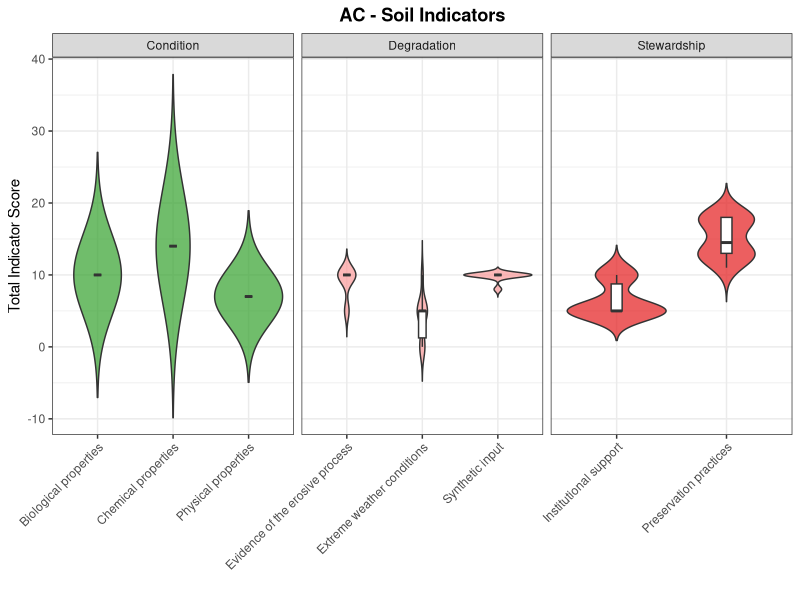
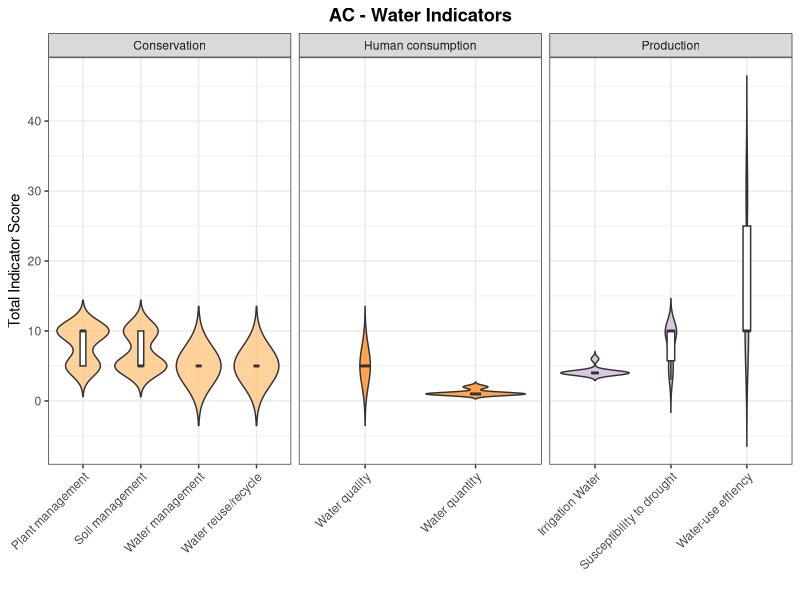
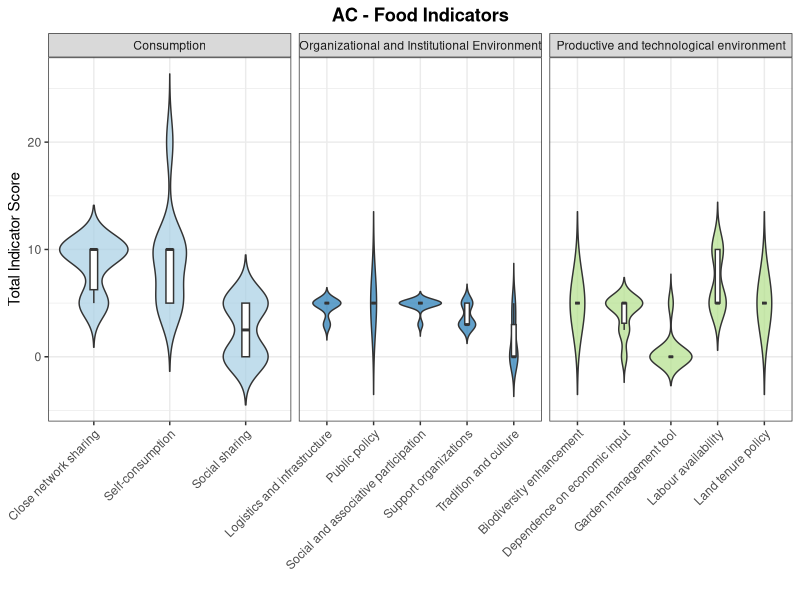
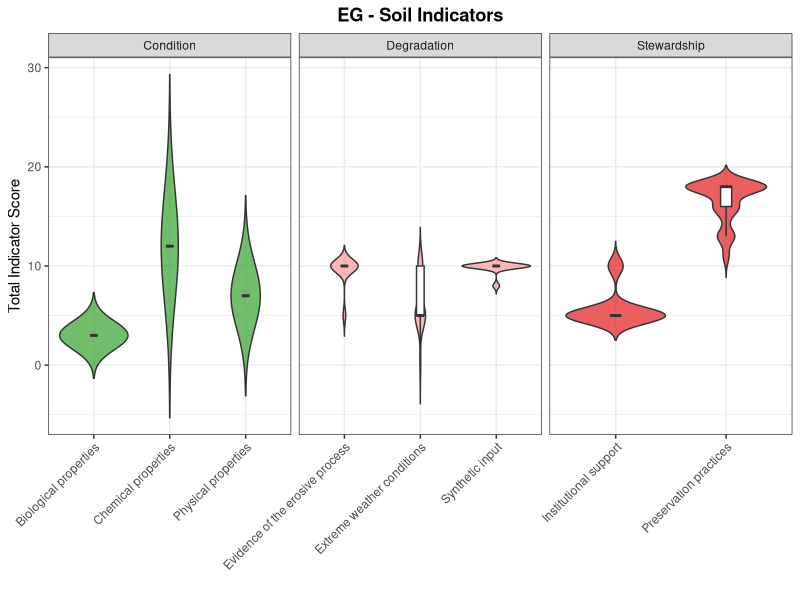
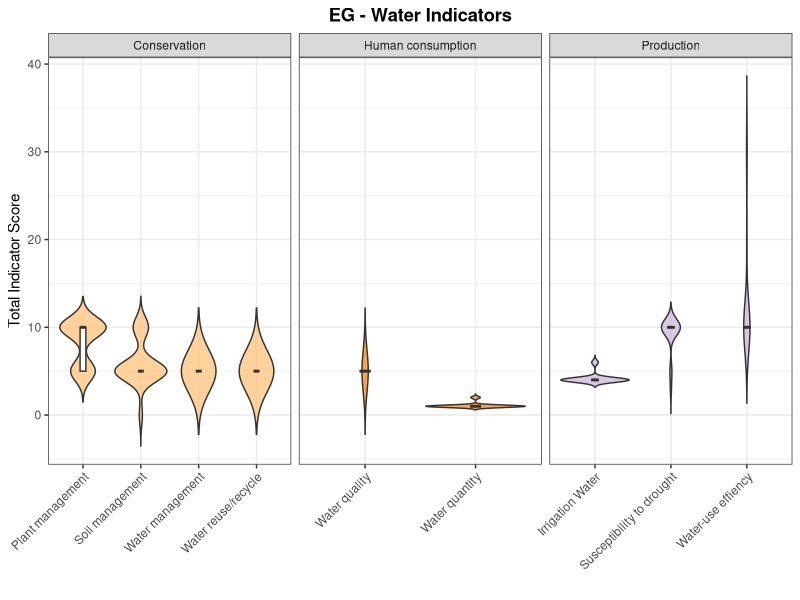
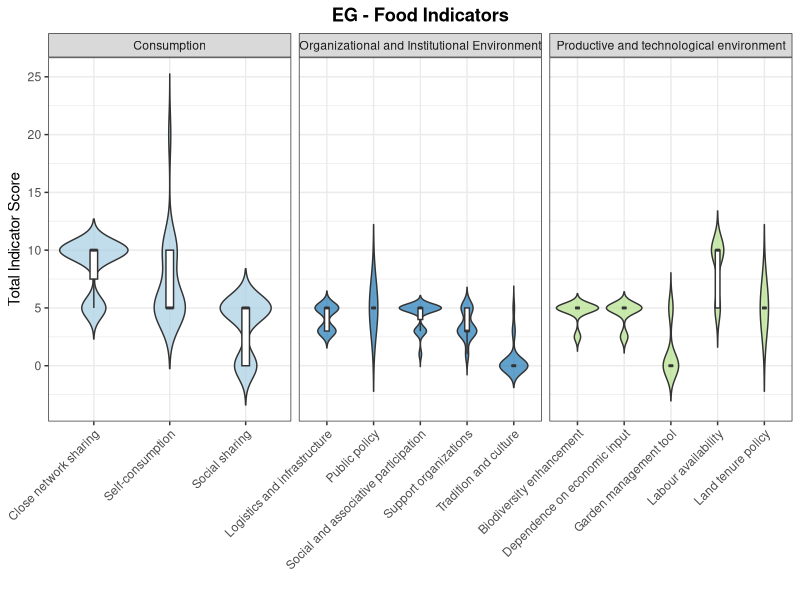
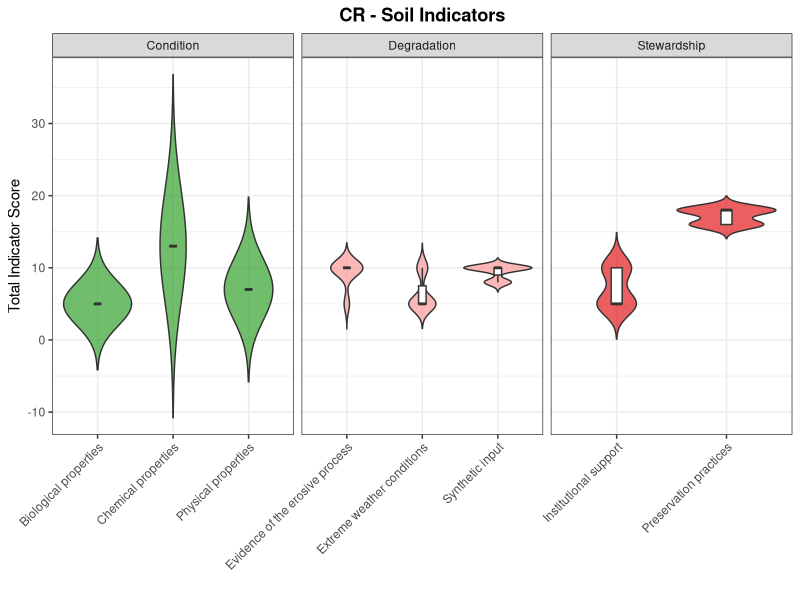
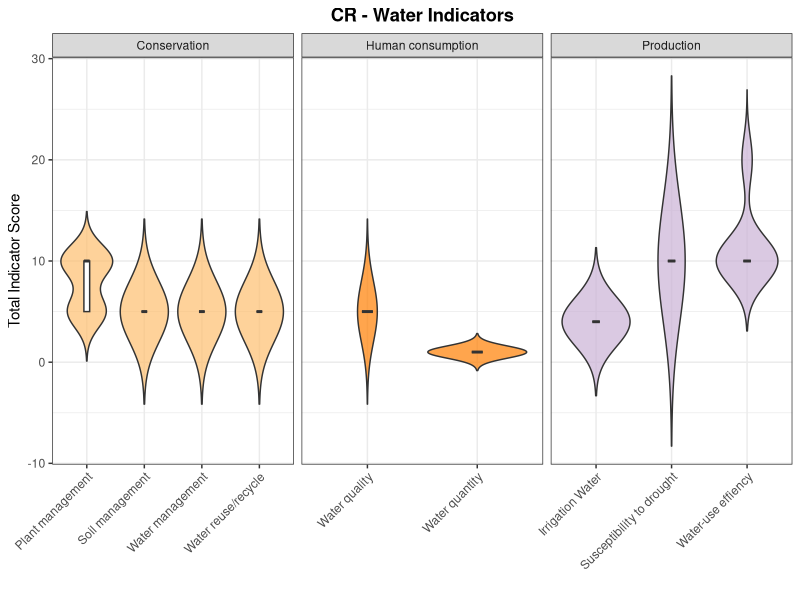

Recreate these plots in R, in order.
# --- Phase 0: Setup and Data Preparation ---

# 1. Install/load libraries
# install.packages("readxl")
# install.packages("tidyverse")
# install.packages("stringr")
# install.packages("RColorBrewer") 

library(readxl)
library(tidyverse)
library(stringr)     
library(RColorBrewer) 

# 2. Load all three data files
# Make sure these files are in your R working directory
scores_df <- read_excel("Data_Chapter5.xlsx", sheet = "Sheet1")
code_book_df <- read_excel("code_book.xlsx")

print("--- All data files successfully loaded ---")

# 3. Create the 'analysis_df' (long-format data)
var_map <- code_book_df %>%
  mutate(
    Indicator = str_trim(Indicator), 
    Scope = str_trim(Scope)          
  ) %>%
  select(`Column Name`, Axis, Scope, Indicator) %>%
  rename(Column.Name = `Column Name`) %>%
  filter(!is.na(Axis) & Axis != "" & Axis != "N/A")

score_columns_to_pivot <- intersect(var_map$Column.Name, names(scores_df))

analysis_df <- scores_df %>%
  pivot_longer(
    cols = all_of(score_columns_to_pivot),
    names_to = "Column.Name",
    values_to = "Score"
  ) %>%
  left_join(var_map, by = "Column.Name") %>%
  select(Respondent_ID, Garden_ID, Axis, Scope, Indicator, Score)

# 4. Create main data table
# This is the base data for all plots
indicator_respondent_scores <- analysis_df %>%
  filter(Axis %in% c("Soil", "Water", "Food")) %>%
  group_by(Respondent_ID, Garden_ID, Axis, Scope, Indicator) %>%
  summarise(Total_Indicator_Score = sum(Score, na.rm = TRUE), .groups = 'drop')

print("--- Data preparation complete. ---")

# --- End of Phase 0 ---


# --- Phase 2b: Detailed Indicator Analysis (Data Export) ---

print("--- Generating Phase 2b: Summary Statistics Table ---")

# 1. Create the new summary statistics table
garden_indicator_summary_stats <- indicator_respondent_scores %>%
  group_by(Garden_ID, Axis, Scope, Indicator) %>%
  summarise(
    Mean_Score = mean(Total_Indicator_Score, na.rm = TRUE),
    Median_Score = median(Total_Indicator_Score, na.rm = TRUE),
    Std_Dev = sd(Total_Indicator_Score, na.rm = TRUE),
    Min_Score = min(Total_Indicator_Score, na.rm = TRUE),
    Q1_Score = quantile(Total_Indicator_Score, 0.25, na.rm = TRUE),
    Q3_Score = quantile(Total_Indicator_Score, 0.75, na.rm = TRUE),
    Max_Score = max(Total_Indicator_Score, na.rm = TRUE),
    N_Samples = n(), 
    .groups = 'drop' 
  ) %>%
  mutate(Std_Dev = ifelse(is.na(Std_Dev), 0, Std_Dev)) %>%
  arrange(Garden_ID, Axis, Scope, Indicator)

# 2. Save the new table to a CSV file
write.csv(garden_indicator_summary_stats, "garden_indicator_summary_stats.csv", row.names = FALSE)
print("--- Summary table saved as 'garden_indicator_summary_stats.csv' ---")

# --- End of Phase 2b (Data) ---


# --- Phase 2b: Detailed Indicator Analysis (15 Plots) ---

print("--- Generating Phase 2b: 15 Separate Violin Plots ---")

# 1. Get unique lists of gardens and axes
all_gardens <- unique(indicator_respondent_scores$Garden_ID)
all_axes <- c("Soil", "Water", "Food")

# 2. Create a consistent color palette for *Scopes*
all_scopes <- unique(indicator_respondent_scores$Scope)
scope_colors <- brewer.pal(n = length(all_scopes), name = "Paired")
names(scope_colors) <- all_scopes

# 3. Loop through each garden and each axis
for (current_garden in all_gardens) {
  for (current_axis in all_axes) {
    
    # 4. Filter data for the current plot
    plot_data <- indicator_respondent_scores %>%
      filter(Garden_ID == current_garden, Axis == current_axis)
    
    # 5. Check if data exists before trying to plot
    if (nrow(plot_data) > 0) {
      
      # 6. **UPDATED**: Create the simplified plot title
      plot_title <- paste0(current_garden, " - ", current_axis, " Indicators")
      
      p <- ggplot(plot_data, aes(x = Indicator, y = Total_Indicator_Score, fill = Scope)) +
        geom_violin(trim = FALSE, alpha = 0.7) +
        geom_boxplot(width = 0.1, fill = "white", outlier.shape = NA) +
        facet_wrap(~ Scope, scales = "free_x") +
        scale_fill_manual(values = scope_colors) +
        labs(
          title = plot_title, # Use new title
          y = "Total Indicator Score",
          x = ""
        ) +
        theme_bw() +
        theme(
          axis.text.x = element_text(angle = 45, hjust = 1),
          plot.title = element_text(hjust = 0.5, face = "bold"),
          legend.position = "none" 
        )
      
      # 7. Create a simpler filename
      filename <- paste0("violins_", current_garden, "_", current_axis, ".png")
      ggsave(filename, p, width = 10, height = 7, dpi = 600)
      
      # 8. Print the plot to the RStudio window
      print(p)
      
    } # end if
  } # end axis loop
} # end garden loop

print("--- Phase 2b: 15 plots generated and saved. ---")
print("--- Please upload 'garden_indicator_summary_stats.csv' for analysis. ---")

# --- End of Phase 2b (Plots) ---